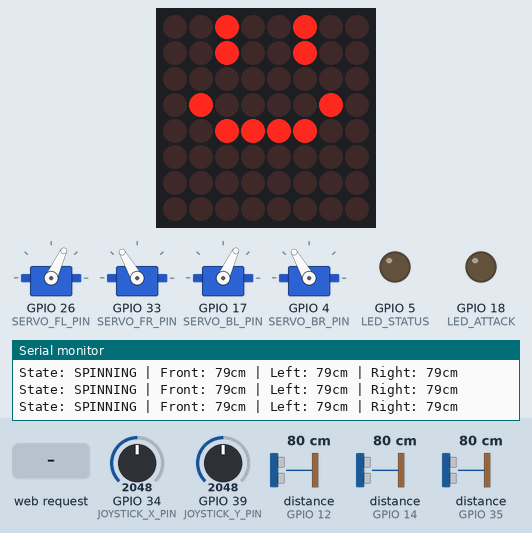
This sketch was run on a simulated ESP32. Shown: 4 × servo, 8×8 LED matrix, output pins drawn as LEDs (lit = HIGH), the last lines printed to the serial monitor. Wiring (inferred from the names in the program): 3 × ultrasonic range finder: trigger GPIO 13, echo GPIO 12 / trigger GPIO 15, echo GPIO 14 / trigger GPIO 27, echo GPIO 35. Inputs (shaded band) come from the test bench; at power-on: distance to the obstacle (sensors on GPIO 14, GPIO 12, GPIO 35) 80 cm, GPIO 34 (JOYSTICK_X_PIN) = 2048, GPIO 39 (JOYSTICK_Y_PIN) = 2048. The echo pulse lasts 58.3 µs per cm; pins used as bus, display or sensor lines are not drawn.

Above: at 2.8 s.
2.9 s: HTTP request GET /control?e=1 received
At 3.2 s:
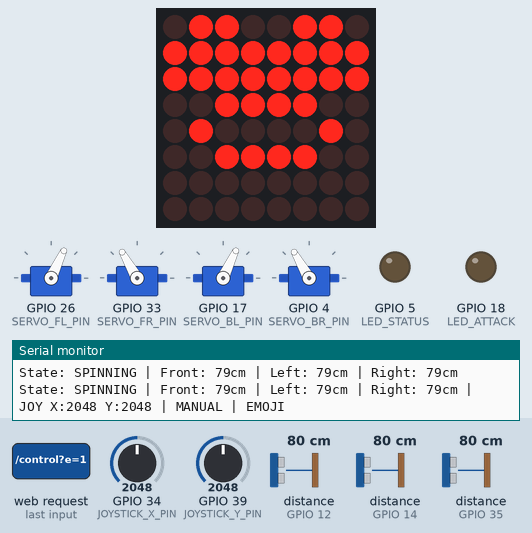
4.4 s: distance to the obstacle (sensor on GPIO 14) set to 2 cm
At 7.1 s:
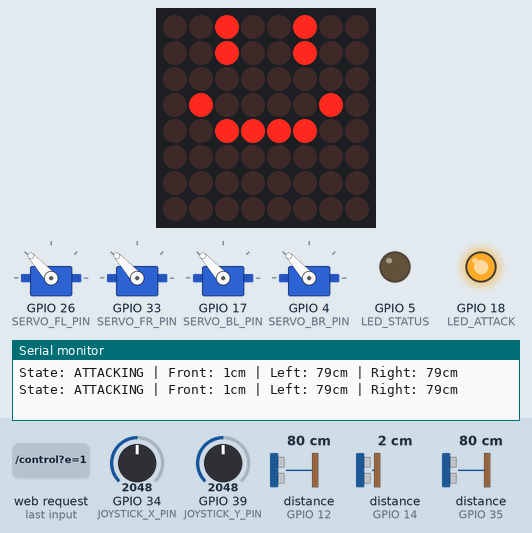
7.4 s: GPIO 34 (JOYSTICK_X_PIN) set to 2129
8.9 s: GPIO 34 (JOYSTICK_X_PIN) set to 2268
At 10.1 s:
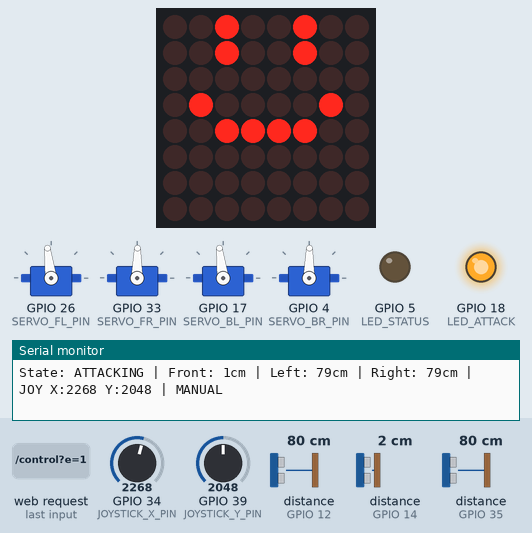
10.4 s: GPIO 39 (JOYSTICK_Y_PIN) set to 2866
At 11.4 s:
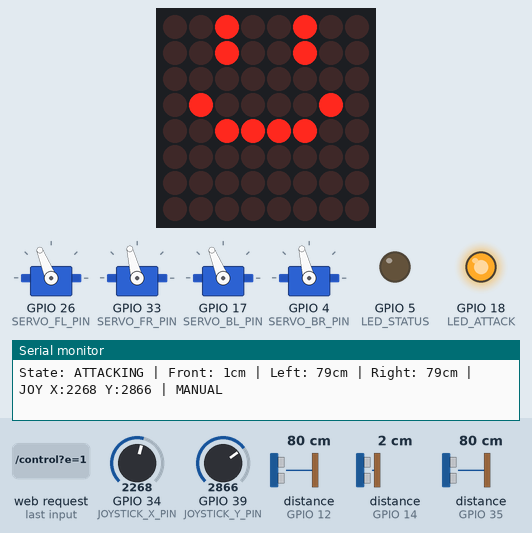
11.9 s: HTTP request GET /control?x=1 received
At 13.1 s:
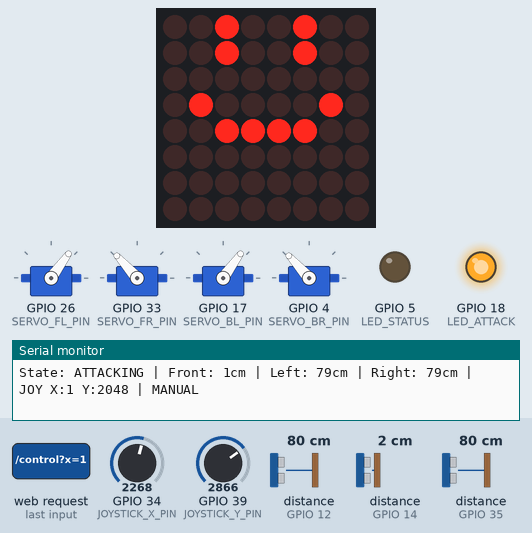
Timing chart, 0 to 15.9 s (numbered marks = the images above; inputs shaded):
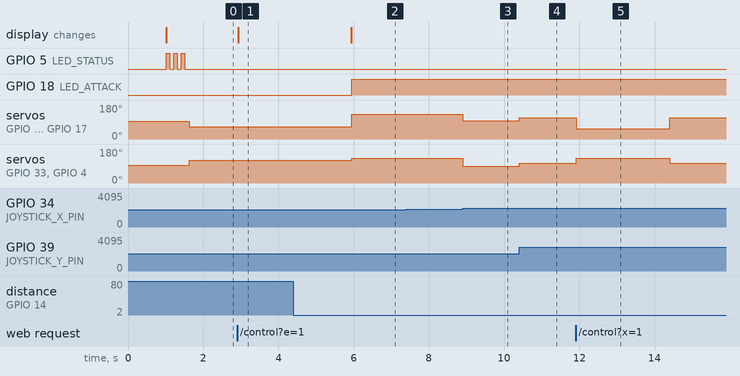

The sketch:

battle_bot.ino
```cpp
/*
 * Battle Bot Code for ESP32
 * A small autonomous battle robot that detects and fights opponents
 * Controls 4 DC motors and uses ultrasonic sensors for obstacle detection
 */

#include <Wire.h>
#include <Adafruit_GFX.h>
#include <Adafruit_LEDBackpack.h>
#include <WiFi.h>
#include <WebServer.h>
#include <WiFiUdp.h>
#include <Servo.h>
#include "config.h"

// Leg servo objects
Servo legFL;
Servo legFR;
Servo legBL;
Servo legBR;

Adafruit_8x8matrix faceMatrix = Adafruit_8x8matrix();
WebServer server(80);
WiFiUDP joystickUDP;

bool webControlActive = false;
unsigned long webControlTimeout = 0;
int webJoystickX = JOYSTICK_CENTER;
int webJoystickY = JOYSTICK_CENTER;
bool webEmoji = false;
bool webDance = false;

const char webAppHtml[] PROGMEM = R"rawliteral(
<!DOCTYPE html>
<html lang="en">
<head>
  <meta charset="UTF-8">
  <meta name="viewport" content="width=device-width, initial-scale=1.0">
  <title>Battle Bot Web Controller</title>
  <style>
    body { font-family: Arial, sans-serif; background:#111; color:#eee; margin:0; padding:20px; }
    .container { max-width:520px; margin:0 auto; }
    h1 { text-align:center; }
    .control { margin:16px 0; padding:16px; background:#1f1f1f; border-radius:16px; }
    label { display:block; margin:10px 0 6px; }
    .joystick-wrapper { position:relative; width:100%; padding-top:100%; margin:20px 0; }
    .joystick { position:absolute; top:0; left:0; right:0; bottom:0; border: 3px solid #444; border-radius:50%; background: radial-gradient(circle at center, #2a2a2a 0%, #121212 70%); touch-action:none; }
    .handle { position:absolute; width:96px; height:96px; border-radius:50%; background:#2979ff; border:3px solid #fff; transform:translate(-50%, -50%); left:50%; top:50%; box-shadow:0 0 20px rgba(41,121,255,0.4); }
    button { width:100%; padding:14px; margin:10px 0; background:#2979ff; color:#fff; border:none; border-radius:10px; font-size:16px; cursor:pointer; }
    button:active { background:#1c54b2; }
    .row { display:flex; gap:10px; }
    .row button { flex:1; }
    .status { text-align:center; margin-top:12px; font-size:14px; color:#ccc; }
  </style>
</head>
<body>
  <div class="container">
    <h1>Battle Bot Web Controller</h1>
    <div class="control">
      <div class="joystick-wrapper">
        <div id="joystick" class="joystick">
          <div id="handle" class="handle"></div>
        </div>
      </div>
      <div class="row">
        <button id="emojiBtn">Emoji Face</button>
        <button id="danceBtn">Dance</button>
      </div>
      <div class="status" id="status">Connected to robot</div>
    </div>
  </div>
  <script>
    const joystick = document.getElementById('joystick');
    const handle = document.getElementById('handle');
    const emojiBtn = document.getElementById('emojiBtn');
    const danceBtn = document.getElementById('danceBtn');
    const status = document.getElementById('status');
    let emoji = 0;
    let dance = 0;
    let lastSend = 0;
    let active = false;
    let pointerId = null;
    let xValue = 2048;
    let yValue = 2048;

    function clamp(val, min, max) {
      return val < min ? min : val > max ? max : val;
    }

    function setHandle(left, top) {
      handle.style.left = `${left}%`;
      handle.style.top = `${top}%`;
    }

    function sendControl() {
      const now = Date.now();
      if (now - lastSend < 80) return;
      lastSend = now;
      const url = `/control?x=${xValue}&y=${yValue}&e=${emoji}&d=${dance}`;
      fetch(url).then(r => r.text()).then(text => {
        status.textContent = text;
      }).catch(() => {
        status.textContent = 'Cannot reach robot';
      });
      emoji = 0;
      dance = 0;
    }

    function updateJoystick(clientX, clientY) {
      const rect = joystick.getBoundingClientRect();
      const dx = clientX - (rect.left + rect.width / 2);
      const dy = clientY - (rect.top + rect.height / 2);
      const radius = rect.width / 2 - 48;
      const dist = Math.min(Math.hypot(dx, dy), radius);
      const angle = Math.atan2(dy, dx);
      const boundedX = Math.cos(angle) * dist;
      const boundedY = Math.sin(angle) * dist;
      setHandle(50 + (boundedX / rect.width) * 100, 50 + (boundedY / rect.height) * 100);
      xValue = clamp(Math.round(2048 + (boundedX / radius) * 2048), 0, 4095);
      yValue = clamp(Math.round(2048 - (boundedY / radius) * 2048), 0, 4095);
      sendControl();
    }

    function resetJoystick() {
      xValue = 2048;
      yValue = 2048;
      setHandle(50, 50);
      sendControl();
    }

    joystick.addEventListener('pointerdown', e => {
      active = true;
      pointerId = e.pointerId;
      joystick.setPointerCapture(pointerId);
      updateJoystick(e.clientX, e.clientY);
    });

    joystick.addEventListener('pointermove', e => {
      if (!active || e.pointerId !== pointerId) return;
      updateJoystick(e.clientX, e.clientY);
    });

    joystick.addEventListener('pointerup', e => {
      if (e.pointerId !== pointerId) return;
      active = false;
      joystick.releasePointerCapture(pointerId);
      resetJoystick();
    });

    emojiBtn.addEventListener('click', () => { emoji = 1; sendControl(); });
    danceBtn.addEventListener('click', () => { dance = 1; sendControl(); });
    setInterval(sendControl, 250);
  </script>
</body>
</html>
)rawliteral";

// Sensor readings
int distanceFront = 0;
int distanceLeft = 0;
int distanceRight = 0;

// Joystick inputs
int joystickX = JOYSTICK_CENTER;
int joystickY = JOYSTICK_CENTER;
bool joystickButtonPressed = false;
bool manualMode = false;

// Display and gesture state
bool emojiActive = false;
bool danceActive = false;
unsigned long emojiEndTime = 0;
unsigned long danceEndTime = 0;
unsigned long lastDanceStepTime = 0;
int danceStep = 0;

// Robot state
enum BotState {
  IDLE,
  SEEKING,
  ATTACKING,
  RETREATING,
  SPINNING
};

BotState currentState = SEEKING;

// ============================================
// SETUP & INITIALIZATION
// ============================================
void setup() {
  Serial.begin(115200);
  delay(1000);

  Serial.println("\n\nBattle Bot Starting...");

  // Attach leg servos
  legFL.attach(SERVO_FL_PIN);
  legFR.attach(SERVO_FR_PIN);
  legBL.attach(SERVO_BL_PIN);
  legBR.attach(SERVO_BR_PIN);

  // Set servos to neutral stop position
  setLegSpeed(legFL, 0);
  setLegSpeed(legFR, 0);
  setLegSpeed(legBL, 0);
  setLegSpeed(legBR, 0);

  // Initialize ultrasonic sensor pins
  pinMode(SENSOR_TRIG_FRONT, OUTPUT);
  pinMode(SENSOR_ECHO_FRONT, INPUT);
  pinMode(SENSOR_TRIG_LEFT, OUTPUT);
  pinMode(SENSOR_ECHO_LEFT, INPUT);
  pinMode(SENSOR_TRIG_RIGHT, OUTPUT);
  pinMode(SENSOR_ECHO_RIGHT, INPUT);

  // Initialize indicator LEDs
  pinMode(LED_STATUS, OUTPUT);
  pinMode(LED_ATTACK, OUTPUT);

  // Initialize joystick input
  pinMode(JOYSTICK_BUTTON_PIN, INPUT_PULLUP);

  // Initialize WiFi and wireless joystick support
  initWiFi();
  initWirelessJoystick();
  initWebServer();

  // Initialize face display
  initFaceDisplay();
  displayFace();

  stopBot();
  blinkStatus(3);

  Serial.println("Battle Bot Ready!");
}

// ============================================
// MAIN LOOP
// ============================================
void loop() {
  // Read sensor data and joystick input
  updateSensorReadings();
  readJoystick();

  if (emojiActive) {
    displayEmoji();
  } else if (danceActive) {
    danceSequence();
  } else {
    if (manualMode) {
      executeMovement();
    } else {
      decideAction();
      executeMovement();
    }
    displayFace();
  }

  // Send data for debugging
  debugOutput();
  server.handleClient();
}

// ============================================
// SENSOR FUNCTIONS
// ============================================
int getDistance(int trigPin, int echoPin) {
  // Send ultrasonic pulse
  digitalWrite(trigPin, LOW);
  delayMicroseconds(2);
  digitalWrite(trigPin, HIGH);
  delayMicroseconds(10);
  digitalWrite(trigPin, LOW);

  // Measure pulse duration
  long duration = pulseIn(echoPin, HIGH, 30000);

  // Calculate distance in cm
  int distance = duration * 0.034 / 2;

  return (distance > 0 && distance < 300) ? distance : 300; // Max 300cm
}

void updateSensorReadings() {
  distanceFront = getDistance(SENSOR_TRIG_FRONT, SENSOR_ECHO_FRONT);
  distanceLeft = getDistance(SENSOR_TRIG_LEFT, SENSOR_ECHO_LEFT);
  distanceRight = getDistance(SENSOR_TRIG_RIGHT, SENSOR_ECHO_RIGHT);
}

// ============================================
// DECISION LOGIC
// ============================================
void decideAction() {
  // Check if opponent/obstacle detected in front
  if (distanceFront < ATTACK_DISTANCE && distanceFront > 0) {
    currentState = ATTACKING;
    digitalWrite(LED_ATTACK, HIGH);
  }
  // Emergency retreat if too close
  else if (distanceFront < EMERGENCY_DISTANCE && distanceFront > 0) {
    currentState = RETREATING;
    digitalWrite(LED_ATTACK, LOW);
  }
  // Check sides for opponents
  else if ((distanceLeft < SEEK_DISTANCE || distanceRight < SEEK_DISTANCE) &&
           distanceFront > ATTACK_DISTANCE) {
    currentState = SPINNING;
    digitalWrite(LED_ATTACK, LOW);
  }
  // Search for opponents
  else {
    currentState = SEEKING;
    digitalWrite(LED_ATTACK, LOW);
  }
}

// ============================================
// MOVEMENT FUNCTIONS
// ============================================
void moveForward(int speed) {
  setLegSpeed(legFL, speed);
  setLegSpeed(legFR, speed);
  setLegSpeed(legBL, speed);
  setLegSpeed(legBR, speed);
}

void moveBackward(int speed) {
  setLegSpeed(legFL, -speed);
  setLegSpeed(legFR, -speed);
  setLegSpeed(legBL, -speed);
  setLegSpeed(legBR, -speed);
}

void turnLeft(int speed) {
  setLegSpeed(legFL, -speed);
  setLegSpeed(legFR, speed);
  setLegSpeed(legBL, -speed);
  setLegSpeed(legBR, speed);
}

void turnRight(int speed) {
  setLegSpeed(legFL, speed);
  setLegSpeed(legFR, -speed);
  setLegSpeed(legBL, speed);
  setLegSpeed(legBR, -speed);
}

void spin(int speed) {
  setLegSpeed(legFL, -speed);
  setLegSpeed(legFR, speed);
  setLegSpeed(legBL, -speed);
  setLegSpeed(legBR, speed);
}

void stopBot() {
  setLegSpeed(legFL, 0);
  setLegSpeed(legFR, 0);
  setLegSpeed(legBL, 0);
  setLegSpeed(legBR, 0);
}

void setLegSpeed(Servo &leg, int speed) {
  if (speed > MAX_SPEED) speed = MAX_SPEED;
  if (speed < -MAX_SPEED) speed = -MAX_SPEED;

  int pulse = SERVO_STOP_PWM + (speed * SERVO_MAX_DELTA) / MAX_SPEED;
  pulse = constrain(pulse, SERVO_STOP_PWM - SERVO_MAX_DELTA, SERVO_STOP_PWM + SERVO_MAX_DELTA);
  leg.writeMicroseconds(pulse);
}

// ============================================
// EXECUTION
// ============================================
void executeMovement() {
  if (manualMode) {
    applyJoystickControl();
    return;
  }

  switch(currentState) {
    case ATTACKING:
      moveForward(MAX_SPEED);
      break;

    case RETREATING:
      moveBackward(RETREAT_SPEED);
      break;

    case SPINNING:
      spin(SPIN_SPEED);
      break;

    case SEEKING:
      moveForward(SEEK_SPEED);
      break;

    case IDLE:
    default:
      stopBot();
      break;
  }
}

void readJoystick() {
  if (webControlActive && millis() < webControlTimeout) {
    joystickX = webJoystickX;
    joystickY = webJoystickY;
    joystickButtonPressed = false;
    manualMode = true;
    if (webEmoji) {
      webEmoji = false;
      startEmoji();
    }
    if (webDance) {
      webDance = false;
      startDance();
    }
    return;
  }

  webControlActive = false;

  if (WIFI_ENABLED && readWirelessJoystick()) {
    return;
  }

  joystickX = analogRead(JOYSTICK_X_PIN);
  joystickY = analogRead(JOYSTICK_Y_PIN);
  joystickButtonPressed = false;

  int xDelta = joystickX - JOYSTICK_CENTER;
  int yDelta = joystickY - JOYSTICK_CENTER;
  manualMode = abs(xDelta) > JOYSTICK_DEADZONE || abs(yDelta) > JOYSTICK_DEADZONE;
}

// Read wireless joystick packets from UDP and update manual control.
// Expected packet formats: "X:2048 Y:2048 E:0 D:0" or "X:2048,Y:2048,E:1,D:0".
bool readWirelessJoystick() {
  int packetSize = joystickUDP.parsePacket();
  if (packetSize <= 0) {
    return false;
  }

  char packet[JOYSTICK_UDP_BUFFER_SIZE];
  int len = joystickUDP.read(packet, JOYSTICK_UDP_BUFFER_SIZE - 1);
  if (len <= 0) {
    return false;
  }
  packet[len] = '\0';

  int x = JOYSTICK_CENTER;
  int y = JOYSTICK_CENTER;
  int e = 0;
  int d = 0;
  parseJoystickPacket(packet, x, y, e, d);

  joystickX = x;
  joystickY = y;
  joystickButtonPressed = false;

  if (e != 0) {
    startEmoji();
  }
  if (d != 0) {
    startDance();
  }

  int xDelta = joystickX - JOYSTICK_CENTER;
  int yDelta = joystickY - JOYSTICK_CENTER;
  manualMode = abs(xDelta) > JOYSTICK_DEADZONE || abs(yDelta) > JOYSTICK_DEADZONE;
  return true;
}

void parseJoystickPacket(char *packet, int &x, int &y, int &emoji, int &dance) {
  char *token = strtok(packet, ", \t\n");
  while (token != nullptr) {
    if (token[0] == 'X' && token[1] == ':') {
      x = atoi(token + 2);
    } else if (token[0] == 'Y' && token[1] == ':') {
      y = atoi(token + 2);
    } else if (token[0] == 'E' && token[1] == ':') {
      emoji = atoi(token + 2);
    } else if (token[0] == 'D' && token[1] == ':') {
      dance = atoi(token + 2);
    }
    token = strtok(nullptr, ", \t\n");
  }
}

void startEmoji() {
  emojiActive = true;
  emojiEndTime = millis() + EMOJI_DURATION_MS;
  displayEmoji();
}

void startDance() {
  danceActive = true;
  danceEndTime = millis() + DANCE_DURATION_MS;
  lastDanceStepTime = 0;
  danceStep = 0;
}

void initFaceDisplay() {
  Wire.begin();
  faceMatrix.begin(FACE_MATRIX_I2C_ADDRESS);
  displayFace();
}

void displayPattern(const uint8_t pattern[8]) {
  faceMatrix.clear();
  faceMatrix.drawBitmap(0, 0, pattern, 8, 8, LED_ON);
  faceMatrix.writeDisplay();
}

void displayFace() {
  static const uint8_t faceNormal[8] = {
    0b00100100,
    0b00100100,
    0b00000000,
    0b01000010,
    0b00111100,
    0b00000000,
    0b00000000,
    0b00000000
  };
  displayPattern(faceNormal);
}

void displayEmoji() {
  static const uint8_t emojiFace[8] = {
    0b01100110,
    0b11111111,
    0b11111111,
    0b00111100,
    0b01000010,
    0b00111100,
    0b00000000,
    0b00000000
  };
  if (millis() > emojiEndTime) {
    emojiActive = false;
    displayFace();
    return;
  }
  displayPattern(emojiFace);
}

void danceSequence() {
  if (millis() > danceEndTime) {
    danceActive = false;
    stopBot();
    displayFace();
    return;
  }

  unsigned long now = millis();
  if (now - lastDanceStepTime > DANCE_STEP_MS) {
    danceStep = (danceStep + 1) % 4;
    lastDanceStepTime = now;
  }

  if (danceStep == 0) {
    turnRight(SEEK_SPEED);
  } else if (danceStep == 1) {
    turnLeft(SEEK_SPEED);
  } else if (danceStep == 2) {
    moveForward(SEEK_SPEED);
  } else {
    moveBackward(RETREAT_SPEED);
  }

  static const uint8_t danceFrames[4][8] = {
    {0b00100100,0b00100100,0b01000010,0b10011001,0b10011001,0b01000010,0b00111100,0b00000000},
    {0b00100100,0b00100100,0b01000010,0b10011001,0b10011001,0b01000010,0b00100100,0b00011000},
    {0b00100100,0b00100100,0b01011010,0b10011001,0b10011001,0b01011010,0b00100100,0b00000000},
    {0b00100100,0b00100100,0b01000010,0b10100101,0b10100101,0b01000010,0b00100100,0b00011000}
  };

  displayPattern(danceFrames[danceStep]);
}

void applyJoystickControl() {
  int xDelta = joystickX - JOYSTICK_CENTER;
  int yDelta = joystickY - JOYSTICK_CENTER;

  if (abs(xDelta) < JOYSTICK_DEADZONE) xDelta = 0;
  if (abs(yDelta) < JOYSTICK_DEADZONE) yDelta = 0;

  int forwardSpeed = map(yDelta, -JOYSTICK_CENTER, JOYSTICK_CENTER, -MAX_SPEED, MAX_SPEED);
  int turnSpeed = map(xDelta, -JOYSTICK_CENTER, JOYSTICK_CENTER, -MAX_SPEED, MAX_SPEED);

  int leftSpeed = constrain(forwardSpeed + turnSpeed, -MAX_SPEED, MAX_SPEED);
  int rightSpeed = constrain(forwardSpeed - turnSpeed, -MAX_SPEED, MAX_SPEED);

  setLegSpeed(legFL, leftSpeed);
  setLegSpeed(legBL, leftSpeed);
  setLegSpeed(legFR, rightSpeed);
  setLegSpeed(legBR, rightSpeed);
}

// ============================================
// UTILITY FUNCTIONS
// ============================================
void blinkStatus(int times) {
  for (int i = 0; i < times; i++) {
    digitalWrite(LED_STATUS, HIGH);
    delay(100);
    digitalWrite(LED_STATUS, LOW);
    delay(100);
  }
}

void debugOutput() {
  static unsigned long lastPrint = 0;
  if (millis() - lastPrint > 500) { // Print every 500ms
    Serial.print("State: ");
    printState(currentState);
    Serial.print(" | Front: ");
    Serial.print(distanceFront);
    Serial.print("cm | Left: ");
    Serial.print(distanceLeft);
    Serial.print("cm | Right: ");
    Serial.print(distanceRight);
    Serial.print("cm");
    if (manualMode) {
      Serial.print(" | JOY X:");
      Serial.print(joystickX);
      Serial.print(" Y:");
      Serial.print(joystickY);
      Serial.print(" | MANUAL");
    }
    if (emojiActive) {
      Serial.print(" | EMOJI");
    }
    if (danceActive) {
      Serial.print(" | DANCE");
    }
    Serial.println();
    lastPrint = millis();
  }
}

void printState(BotState state) {
  switch(state) {
    case IDLE: Serial.print("IDLE"); break;
    case SEEKING: Serial.print("SEEKING"); break;
    case ATTACKING: Serial.print("ATTACKING"); break;
    case RETREATING: Serial.print("RETREATING"); break;
    case SPINNING: Serial.print("SPINNING"); break;
  }
}

// ============================================
// WiFi FUNCTIONS (Optional)
// ============================================
void initWiFi() {
  if (!WIFI_ENABLED) {
    return;
  }

  Serial.println("Starting WiFi access point...");
  WiFi.softAP(SSID, PASSWORD);
  IPAddress ip = WiFi.softAPIP();
  Serial.print("AP IP address: ");
  Serial.println(ip);
}

void initWirelessJoystick() {
  if (!WIFI_ENABLED) {
    return;
  }

  if (joystickUDP.begin(JOYSTICK_WIFI_PORT) == 1) {
    Serial.print("Joystick UDP listener started on port ");
    Serial.println(JOYSTICK_WIFI_PORT);
  } else {
    Serial.println("Failed to start joystick UDP listener");
  }
}

void initWebServer() {
  server.on("/", HTTP_GET, []() {
    server.send_P(200, "text/html", webAppHtml);
  });

  server.on("/control", HTTP_GET, []() {
    int x = server.hasArg("x") ? server.arg("x").toInt() : JOYSTICK_CENTER;
    int y = server.hasArg("y") ? server.arg("y").toInt() : JOYSTICK_CENTER;
    int e = server.hasArg("e") ? server.arg("e").toInt() : 0;
    int d = server.hasArg("d") ? server.arg("d").toInt() : 0;

    webJoystickX = constrain(x, 0, 4095);
    webJoystickY = constrain(y, 0, 4095);
    if (e != 0) {
      webEmoji = true;
    }
    if (d != 0) {
      webDance = true;
    }
    webControlActive = true;
    webControlTimeout = millis() + WEB_CONTROL_TIMEOUT_MS;

    server.send(200, "text/plain", "Web control active");
  });

  server.onNotFound([]() {
    server.send(404, "text/plain", "Not found");
  });

  server.begin();
  Serial.println("Web controller server started on port 80");
}
```

Source omitted: config.h (3744 bytes)

Measured:
- the behaviour switches between 2198 and 2199 on GPIO 34 (JOYSTICK_X_PIN) (found by bisection; images 2 and 3)
- after the input at 2.9 s, the display: changes at once (image 1)
- after the input at 4.4 s, GPIO 18 (LED_ATTACK): LOW → HIGH after 1.5 s; servo on GPIO 26 (SERVO_FL_PIN), servo on GPIO 17 (SERVO_BL_PIN): 65° → 132° after 1.5 s; servo on GPIO 33 (SERVO_FR_PIN), servo on GPIO 4 (SERVO_BR_PIN): 120° → 132° after 1.5 s
- after the input at 8.9 s, servo on GPIO 26 (SERVO_FL_PIN), servo on GPIO 17 (SERVO_BL_PIN): 132° → 97° at once; servo on GPIO 33 (SERVO_FR_PIN), servo on GPIO 4 (SERVO_BR_PIN): 132° → 89° at once
- after the input at 10.4 s, servo on GPIO 26 (SERVO_FL_PIN), servo on GPIO 17 (SERVO_BL_PIN): 97° → 112° at once; servo on GPIO 33 (SERVO_FR_PIN), servo on GPIO 4 (SERVO_BR_PIN): 89° → 104° at once
- after the input at 11.9 s, servo on GPIO 26 (SERVO_FL_PIN), servo on GPIO 17 (SERVO_BL_PIN): 112° → 54° at once, → 112° 2.5 s later; servo on GPIO 33 (SERVO_FR_PIN), servo on GPIO 4 (SERVO_BR_PIN): 104° → 132° at once, → 104° 2.5 s later
